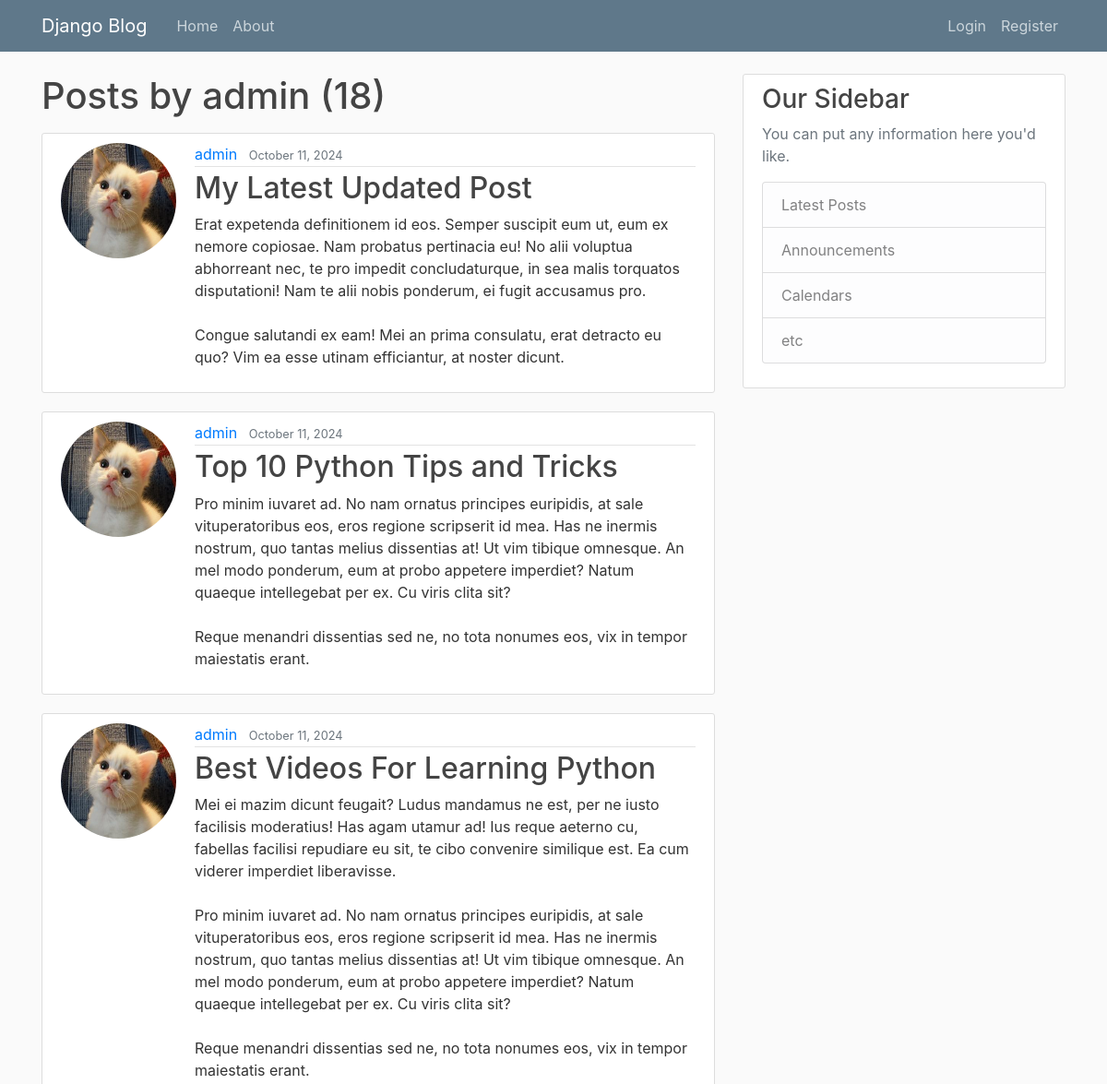
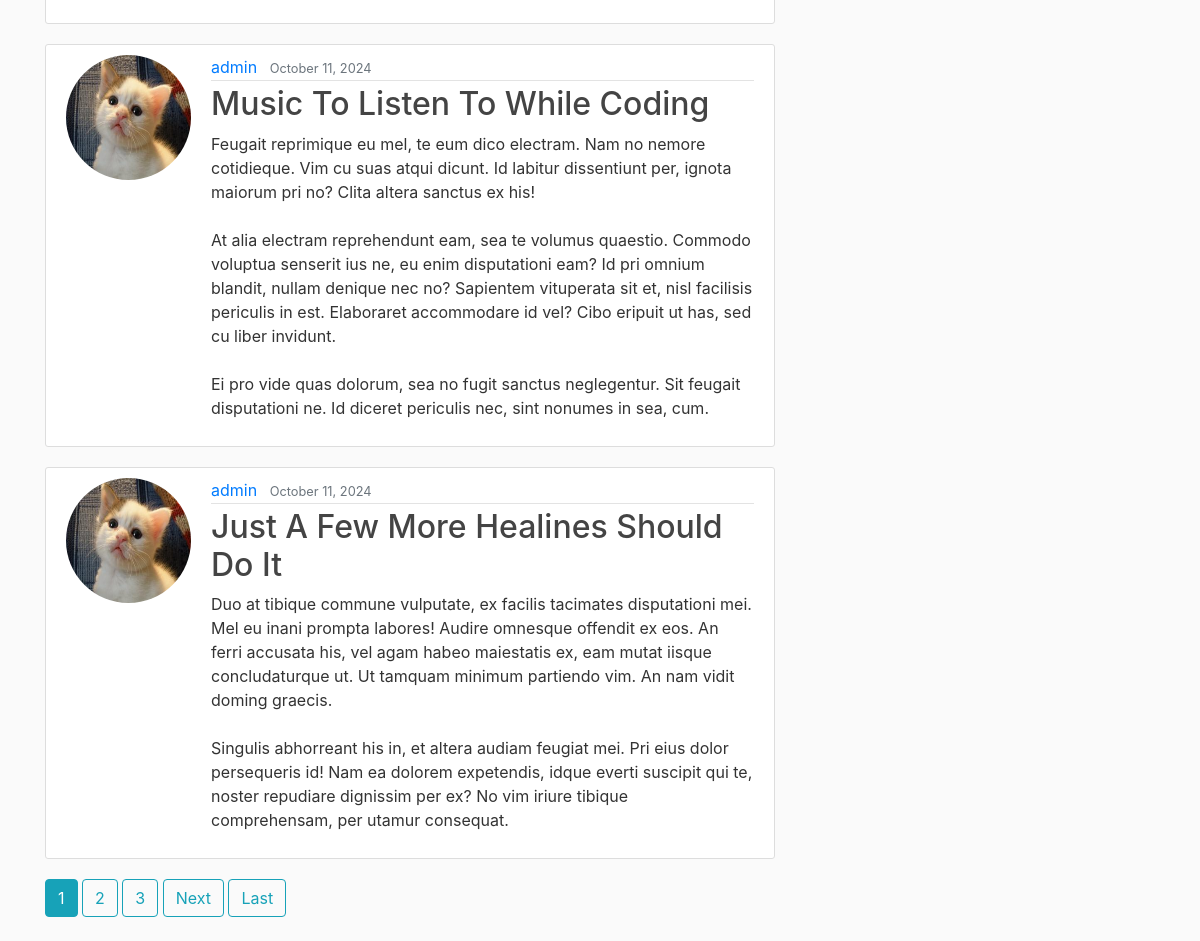
Screenshot of /user/admin with the database file from the repository (2 pictures, top to bottom).
### blog/models.py (models this page shows, shortened)
class Post(models.Model):
    title = models.CharField(max_length=100)
    content = models.TextField()
    date_posted = models.DateTimeField(default=timezone.now)
    author = models.ForeignKey(User, on_delete=models.CASCADE)

### users/models.py (models this page shows, shortened)
class Profile(models.Model):
    user = models.OneToOneField(User, on_delete=models.CASCADE)
    image = models.ImageField(default='default.jpg', upload_to='profile_pics')

### blog/views.py (the view)
# urls.py: path('user/<str:username>', UserPostListView.as_view(), name='user-posts'),
class UserPostListView(ListView):
    model = Post
    template_name = 'blog/user_posts.html'
    context_object_name = 'posts'
    paginate_by = 5
    def get_queryset(self):
        user = get_object_or_404(User, username=self.kwargs.get('username'))
        return Post.objects.filter(author=user).order_by('-date_posted')

### blog/templates/blog/user_posts.html (shortened to what this page needs)
{% extends 'blog/base.html'%}
{% block content %}
<h1 class="mb-3"> Posts by {{view.kwargs.username}} ({{page_obj.paginator.count}}) </h1>
{% for post in posts %}
<article class="media content-section">
    <img class="rounded-circle account-img" src="{{ post.author.profile.image.url}}" alt="">
    <div class="media-body">
        <div class="article-metadata">
            <a class="mr-2" href="{% url 'user-posts' post.author.username %}">{{ post.author }}</a>
            <small class="text-muted">{{ post.date_posted |date:"F d, Y" }}</small>
        </div>
        <h2><a class="article-title" href="{% url 'post-detail' post.id %}">{{ post.title }}</a></h2>
        <p class="article-content">{{ post.content }}</p>
    </div>
</article>
{% endfor %}
{% if is_paginated %}
{% for num in page_obj.paginator.page_range%}
    {% if page_obj.number == num %}
    <a class="btn btn-info mb-4" href="?page={{ num }}"> {{num}}</a>
        {% elif num > page_obj.number|add:'-3' and num < page_obj.number|add:'3' %}
        <a class="btn btn-outline-info mb-4" href="?page={{ num }}"> {{num}}</a>
        {%endif%}
        {%endfor%}
        {% if page_obj.has_next%}
        <a class="btn btn-outline-info mb-4" href="?page={{page_obj.next_page_number}}">Next</a>
        <a class="btn btn-outline-info mb-4" href="?page={{ page_obj.paginator.num_pages}}">Last</a>
        {%endif%}
{% endif %}
{% endblock content %}

### blog/static/blog/main.css (style rules this page uses)
body { background: #fafafa; color: #333333; margin-top: 5rem; }
h1, h2, h3, h4, h5, h6 { color: #444444; }
.content-section { background: #ffffff; padding: 10px 20px; border: 1px solid #dddddd; border-radius: 3px; margin-bottom: 20px; }
.article-title { color: #444444; }
.article-content { white-space: pre-line; }
.article-metadata { padding-bottom: 1px; margin-bottom: 4px; border-bottom: 1px solid #e3e3e3 }
.account-img { height: 125px; width: 125px; margin-right: 20px; margin-bottom: 16px; }

### rows the page displays
Post: author.profile.image (picture), author "admin", date_posted "October 11, 2024", title "My Latest Updated Post", content "Erat expetenda definitionem id eos. Semper suscipit eum ut, eum ex nemore copiosae. Nam probatus pertinacia eu! No alii voluptua abhorreant nec, te pro impedit concludaturque, in sea malis torquatos disputationi! Nam te alii nobis ponderum, ei fugit accusamus pro. Congue salutandi ex eam! Mei an prima consulatu, erat detracto eu quo? Vim ea esse utinam efficiantur, at noster dicunt."
Post: author.profile.image (picture), author "admin", date_posted "October 11, 2024", title "Top 10 Python Tips and Tricks", content "Pro minim iuvaret ad. No nam ornatus principes euripidis, at sale vituperatoribus eos, eros regione scripserit id mea. Has ne inermis nostrum, quo tantas melius dissentias at! Ut vim tibique omnesque. An mel modo ponderum, eum at probo appetere imperdiet? Natum quaeque intellegebat per ex. Cu viris clita sit? Reque menandri dissentias sed ne, no tota nonumes eos, vix in tempor maiestatis erant."
Post: author.profile.image (picture), author "admin", date_posted "October 11, 2024", title "Best Videos For Learning Python", content "Mei ei mazim dicunt feugait? Ludus mandamus ne est, per ne iusto facilisis moderatius! Has agam utamur ad! Ius reque aeterno cu, fabellas facilisi repudiare eu sit, te cibo convenire similique est. Ea cum viderer imperdiet liberavisse. Pro minim iuvaret ad. No nam ornatus principes euripidis, at sale vituperatoribus eos, eros regione scripserit id mea. Has ne inermis nostrum, quo tantas melius dissentias at! Ut vim tibique omnesque. An mel modo ponderum, eum at probo appetere imperdiet? Natum quaeque intellegebat per ex. Cu viris clita sit? Reque menandri dissentias sed ne, no tota nonumes eos, vix in tempor maiestatis erant."
Post: author.profile.image (picture), author "admin", date_posted "October 11, 2024", title "Music To Listen To While Coding", content "Feugait reprimique eu mel, te eum dico electram. Nam no nemore cotidieque. Vim cu suas atqui dicunt. Id labitur dissentiunt per, ignota maiorum pri no? Clita altera sanctus ex his! At alia electram reprehendunt eam, sea te volumus quaestio. Commodo voluptua senserit ius ne, eu enim disputationi eam? Id pri omnium blandit, nullam denique nec no? Sapientem vituperata sit et, nisl facilisis periculis in est. Elaboraret accommodare id vel? Cibo eripuit ut has, sed cu liber invidunt. Ei pro vide quas dolorum, sea no fugit sanctus neglegentur. Sit feugait disputationi ne. Id diceret periculis nec, sint nonumes in sea, cum."
Post: author.profile.image (picture), author "admin", date_posted "October 11, 2024", title "Just A Few More Healines Should Do It", content "Duo at tibique commune vulputate, ex facilis tacimates disputationi mei. Mel eu inani prompta labores! Audire omnesque offendit ex eos. An ferri accusata his, vel agam habeo maiestatis ex, eam mutat iisque concludaturque ut. Ut tamquam minimum partiendo vim. An nam vidit doming graecis. Singulis abhorreant his in, et altera audiam feugiat mei. Pri eius dolor persequeris id! Nam ea dolorem expetendis, idque everti suscipit qui te, noster repudiare dignissim per ex? No vim iriure tibique comprehensam, per utamur consequat."

### other values shown
{{ view.kwargs.username }} "admin"
{{ page_obj.paginator.count }} "18"
{{ num }} "1"
{{ num }} "2" "3"
